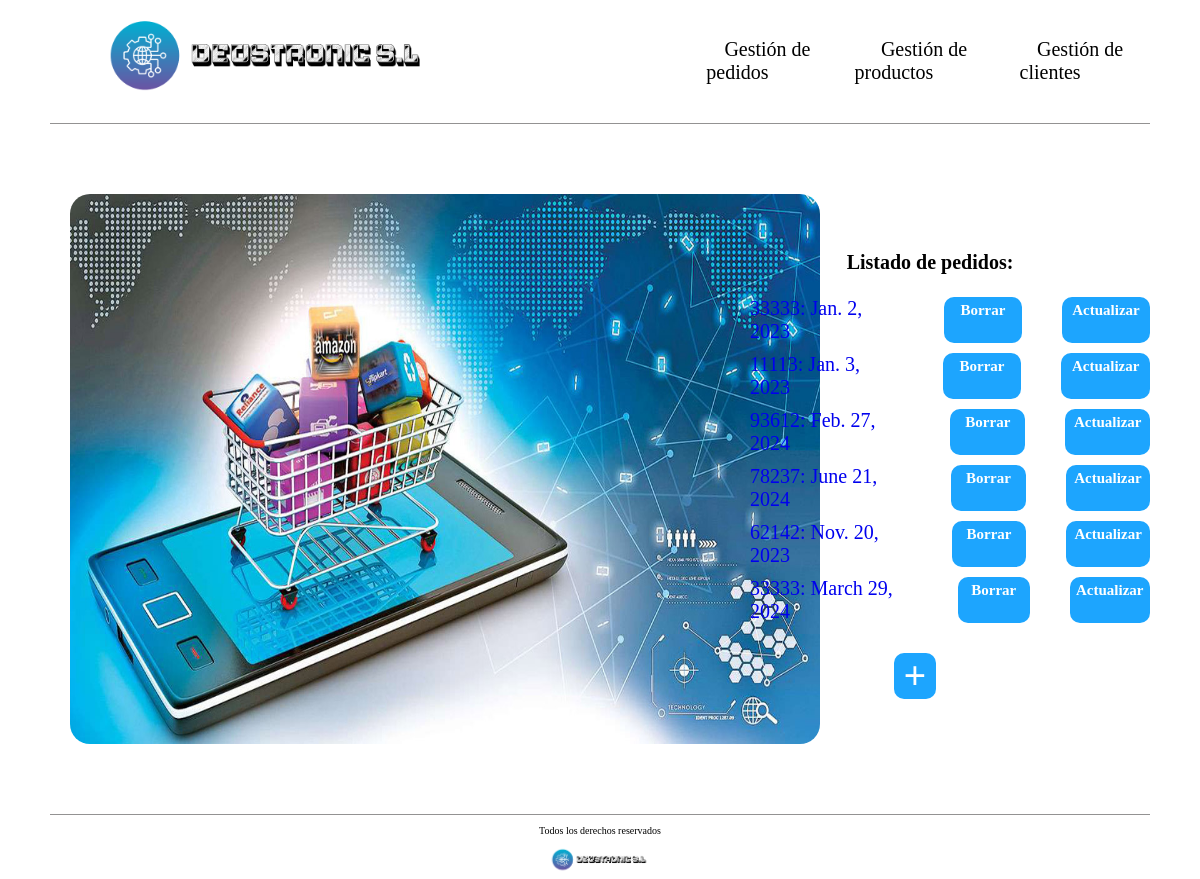
The page /deustronic/pedido/ on the database as committed earlier.
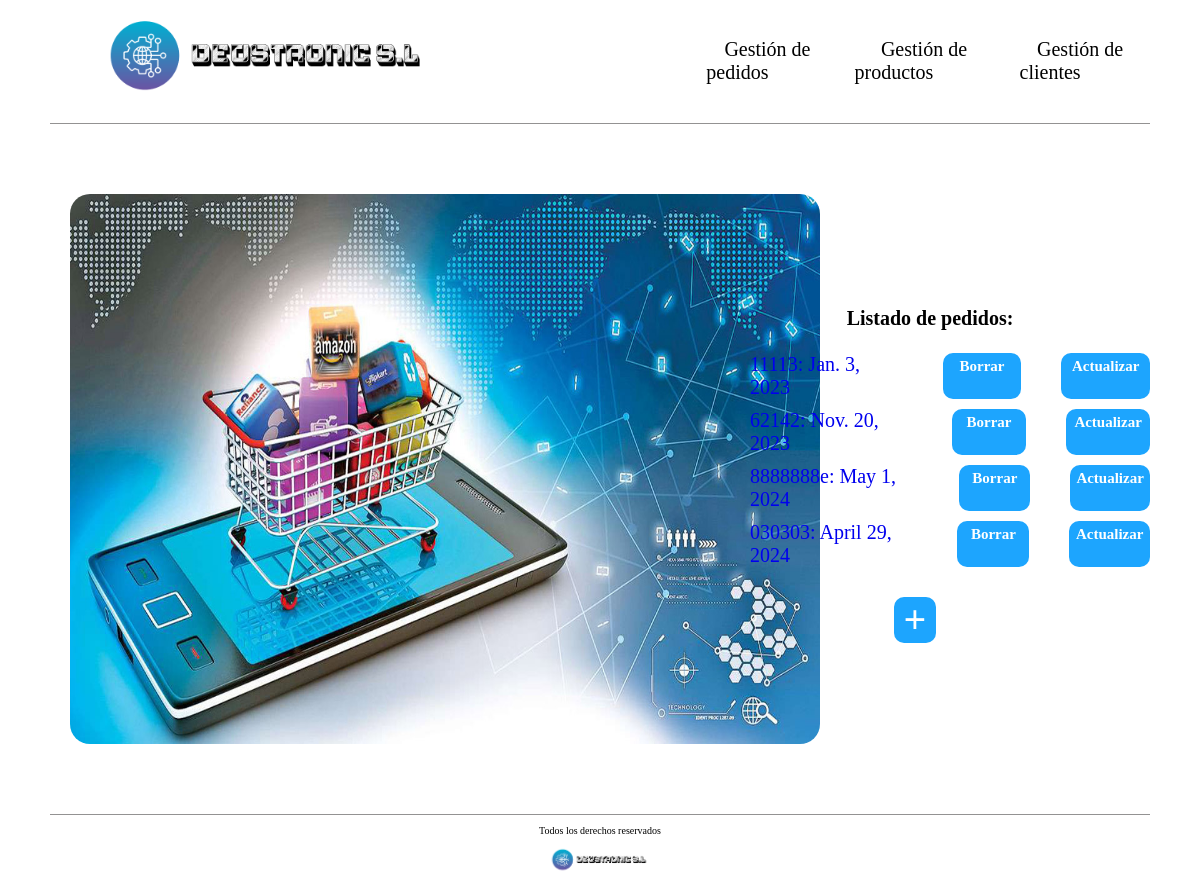
The same page on the database as committed later.
### empresaDjango/models.py (models this page shows, shortened)
class Pedido(models.Model):
    cliente = models.ForeignKey(Cliente, on_delete=models.CASCADE)
    cod_pedido = models.CharField(max_length=10)
    fecha = models.DateField()
    precio_total = models.IntegerField(default=0)

### empresaDjango/views.py (the view)
# urls.py: path('pedido/', views.index_pedido, name='index_ped'),
def index_pedido(request):
    pedidos = Pedido.objects.all()
    return render(request, 'index_pedido.html', {'listado_pedidos': pedidos})

### empresaDjango/templates/index_pedido.html (shortened to what this page needs)
{% extends 'base.html' %}
{% load static %}
{% block contenido %}
    <div class="contenedor-principal-index">
        <div class="parte-izquierda">
            <img src="{% static 'images/pedidos.png' %}" alt="Foto con un carrito de la compra simbolizando un pedido"/>
        </div>
        <div class="parte-derecha">
            <h1>Listado de pedidos:</h1>
            <ul>
                {% for p in listado_pedidos %}
                    <li class="listados">
                        <a href="{% url 'detail_ped' p.cod_pedido %}">
                            {{ p.cod_pedido }}: {{ p.fecha }}
                        </a>
                        <div class="boton_borrar"><a href="{% url 'borrar_pedido' p.cod_pedido %}"> Borrar </a></div>
                        <div class="boton_actualizar"><a href="{% url 'actualizar_pedido' p.cod_pedido %}">
                            Actualizar </a></div>
                    </li>
                {% endfor %}
            </ul>
            <div class="boton_crear_pedidos">
                <a href="{% url 'pedido_create' %}"> + </a>
            </div>
        </div>
    </div>
{% endblock %}

### empresaDjango/templates/base.html (shortened to what this page needs)
<!DOCTYPE html>
<html lang="es">
<head>
    {% load static %}
    <link rel="stylesheet" href="{% static 'css/styles.css' %}"/>
    <link rel="stylesheet" href="{% static 'css/normalize.css' %}"/>
</head>
<body>
<header>
    <div class="navegacion">
        <nav class="nav-principal">
            <a href="{% url 'landing_page' %}">
                <img src="{% static 'images/DEUSTRONIC.png' %}" alt="Logo Tienda"/>
            </a>
            <ul class="elementos-navegacion">
                <li class="elemento">
                    <a href="{% url 'index_ped' %}">Gestión de pedidos</a>
                </li>
                <li class="elemento">
                    <a href="{% url 'index_pro' %}">Gestión de productos</a>
                </li>
                <li class="elemento">
                    <a href="{% url 'index_cli' %}">Gestión de clientes</a>
                </li>
            </ul>
        </nav>
    </div>
</header>
<main>
    {% block contenido %} {% endblock %}
</main>
<footer>
    <div class="contenido-footer">
        <p class="copyright">Todos los derechos reservados</p>
        <img src="{% static 'images/DEUSTRONIC.png' %}" alt="Logo Tienda"/>
    </div>
</footer>
</body>
</html>

### empresaDjango/static/css/styles.css (style rules this page uses)
html { box-sizing: border-box; font-size: 62.5%; background-color: white; }
*, *:before, * after { box-sizing: inherit; }
a { text-decoration: none; }
.nav-principal { display: flex; flex-direction: row; align-items: center; padding: 1rem; border-bottom: 1px solid #2e2c2c83; margin: 0 5rem 0 5rem; }
.nav-principal img { margin-right: 13rem; }
.nav-principal img { height: 10rem; }
.nav-principal a { color: rgb(0, 0, 0); margin-left: 3rem; margin-right: 3rem; text-align: center; }
.nav-principal li { text-align: center; }
.elementos-navegacion { list-style: none; display: flex; justify-content: space-between; align-items: center; font-size: 2rem; padding: 0; margin-left: 7rem; }
.contenedor-principal-index { margin: 2rem 5rem 2rem 5rem; display: grid; min-height: 65rem; grid-template-columns: 60% 40%; }
.parte-izquierda { display: flex; margin-left: 2rem; align-items: center; }
.parte-izquierda img { border-radius: 2rem; width: 75rem; height: 55rem; }
.parte-derecha { display: flex; flex-direction: column; align-items: center; justify-content: center; }
.listados { font-size: 2rem; margin-bottom: 1rem; display: flex; }
.boton_crear_pedidos { font-size: 4rem; font-weight: bolder; background-color: #1DA5FE; border-radius: 1rem; margin-left: 3rem; margin-right: 6rem; margin-top: 1rem; }
.boton_crear_pedidos a { color: white; margin-left: 1rem; margin-right: 1rem; }
.boton_borrar { font-weight: bolder; background-color: #1DA5FE; width: 8rem; border-radius: 1rem; margin-left: 4rem; text-align: center; justify-content: center; }
.boton_borrar a { color: white; font-size: 1.5rem; }
.boton_actualizar { font-weight: bolder; background-color: #1DA5FE; border-radius: 1rem; width: 9rem; margin-left: 4rem; text-align: center; }
.boton_actualizar a { color: white; font-size: 1.5rem; }
.contenido-footer { margin: 0 5rem 0 5rem; text-align: center; align-items: center; border-top: 1px solid #2e2c2c83; }
.contenido-footer img { height: 3rem; }

Rows that differ between the two databases and show on the page:
removed Pedido: cod_pedido "33333", fecha "Jan. 2, 2023"
removed Pedido: cod_pedido "93612", fecha "Feb. 27, 2024"
removed Pedido: cod_pedido "78237", fecha "June 21, 2024"
removed Pedido: cod_pedido "33333", fecha "March 29, 2024"
added Pedido: cod_pedido "8888888e", fecha "May 1, 2024"
added Pedido: cod_pedido "030303", fecha "April 29, 2024"
